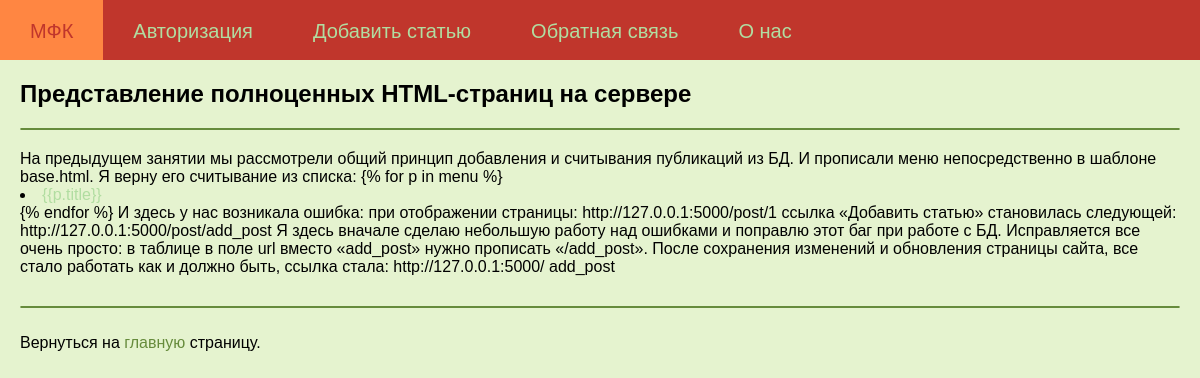
The app's page /post/html with its own data.
### tables this page shows
CREATE TABLE posts (
id integer PRIMARY KEY AUTOINCREMENT,
title text NOT NULL,
text text NOT NULL,
url text NOT NULL,
time integer NOT NULL
);

### testApp.py (the view)
@app.route("/post/<alias>")
def showPost(alias):
    title, post = dbase.getPost(alias)
    if not title:
        abort(404)
    return render_template('post.html', menu=menu, my_text=title, post=post)

### FDataBase.py (called while the page is built)
    def getPost(self, alias):
        try:
            self.__cur.execute(f"SELECT title, text FROM posts WHERE url LIKE '{alias}' LIMIT 1")
            res = self.__cur.fetchone()
            if res:
                return res
        except sqlite3.Error as e:
            print("Ошибка получения статьи из БД " + str(e))
        return (False, False)

### testApp.py (called while the page is built)
def connect_db():
    conn = sqlite3.connect(app.config['DATABASE'])
    conn.row_factory = sqlite3.Row
    return conn

def get_db():
    if not hasattr(g, 'link_db'):
        g.link_db = connect_db()
    return g.link_db

@app.before_request
def before_request():
    global dbase
    db = get_db()
    dbase = FDataBase(db)

### templates/post.html
{% extends 'index.html' %}
{% block content %}
{{ post | safe}}
{% endblock %}

### templates/index.html (shortened to what this page needs)
<!DOCTYPE html>
<html lang="en">
    <link type="text/css" href={{url_for('static', filename="css/style.css")}} rel="stylesheet" />
    <head>
    </head>
    <body>
        <div class="mainmenu">
            {% for m in menu %}
                <a href="{{m.url}}">
                    <div class="block">
                        {{m.title}}
                    </div>
                </a>
            {% endfor %}
        </div>
        <div class="content">
            <h2>{{ my_text }}</h2>
            <hr>
            <div class="between_hr">
                {% block content %}{% endblock %}
            </div>
            <hr>
            <br>Вернуться на <a class="my_a" href="/dict">главную</a> страницу.
        </div>
    </body>
</html>

### static/css/style.css (style rules this page uses)
body { font-family: 'Arial'; margin: 0px; padding 0px; height: 100%; width: 100%; background-color: #E5F3CF; }
.mainmenu { background: #C0362C; height: 60px; margin: 0; font-size: 20px; overflow: hidden; }
.block { float: left; height: 60px; padding: 20px 30px 20px 30px ; }
a { color: #B1DDA1; text-decoration: none; }
.content { margin: 20px; color: black; }
.between_hr { margin: 20px 0px 30px 0px; }
hr { border: 1.25px solid #668B3C; border-radius: 1px; }
.my_a { color: #668B3C; }

### records on screen
posts: title "Представление полноценных HTML-страниц на сервере", text "На предыдущем занятии мы рассмотрели общий принцип добавления и считывания публикаций из БД. И прописали меню непосредственно в шаблоне base.html. Я верну его считывание из списка: {% for p in menu %} {{p.title}} {% endfor %} И здесь у нас возникала ошибка: при отображении страницы: http://127.0.0.1:5000/post/1 ссылка «Добавить статью» становилась следующей: http://127.0.0.1:5000/post/add_post Я здесь вначале сделаю небольшую работу над ошибками и поправлю этот баг при работе с БД. Исправляется все очень просто: в таблице в поле url вместо «add_post» нужно прописать «/add_post». После сохранения изменений и обновления страницы сайта, все стало работать как и должно быть, ссылка стала:…"

### other values on screen
{{ m.title }} "МФК" "Авторизация" "Добавить статью" "Обратная связь" "О нас"
